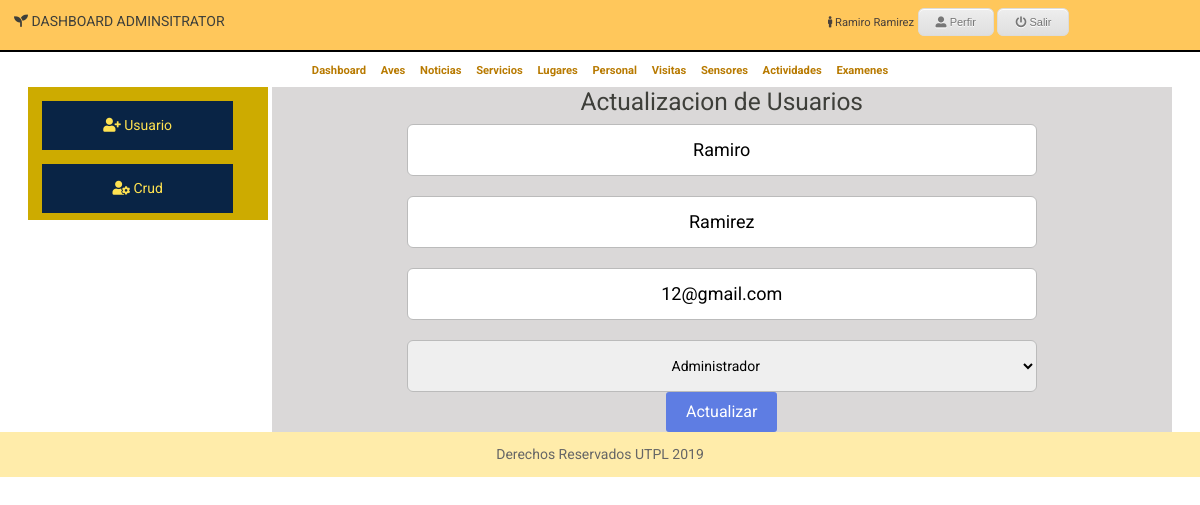
Screenshot of /administrator/adm_activities/actualizar.php?id=1 (signed in) with the database file from the repository.
### tables this page shows
CREATE TABLE `usuarios` (
  `id` int(11) NOT NULL,
  `nombre` varchar(100) NOT NULL,
  `apellido` varchar(100) NOT NULL,
  `correo` varchar(50) NOT NULL,
  `rol` int(11) NOT NULL,
  `user` varchar(50) NOT NULL,
  `password` varchar(100) NOT NULL
);

### administrator/security/security.php (called while the page is built, shortened)
<?php
	if(@$_SESSION['autentificado'] && $_SESSION['nombre'] && $_SESSION['rol']){
		include($_SESSION['site_path']."/dll/class_mysqli.php");
		$miconexion = new clase_mysqli;
	}else{
		echo "<script>location.href='../'</script>";
	}
?>

### dll/class_mysqli.php (called while the page is built, shortened)
<?php
class clase_mysqli{
	var $BaseDatos;
	var $Servidor;
	var $Usuario;
	var $Clave;
	var $Conexion_ID=0;
	var $Consulta_ID=0;
	function clase_mysqli($host="", $user="", $pass="", $db=""){
		$this->BaseDatos=$db;
		$this->Servidor=$host;
		$this->Usuario=$user;
		$this->Clave=$pass;
	}
	function conectar($host, $user, $pass, $db){
		if($db != "")$this->BaseDatos=$db;
		if($host != "")$this->Servidor=$host;
		if($user != "")$this->Usuario=$user;
		if($pass != "")$this->Clave=$pass;
		$this->Conexion_ID=new mysqli($this->Servidor, $this->Usuario, $this->Clave, $this->BaseDatos);
		return$this->Conexion_ID;
	}
	function consulta($sql=""){
		$this->Consulta_ID=mysqli_query($this->Conexion_ID,$sql);
		return $this->Consulta_ID;
	}
	function numcampos(){
		return mysqli_num_fields($this->Consulta_ID);
	}
	function consulta_lista(){
		while ($row = mysqli_fetch_array($this->Consulta_ID)) {
			for ($i=0; $i < $this->numcampos(); $i++) {
				$row[$i];
			}
			return $row;
		}
	}
}
?>

### administrator/adm_activities/actualizar.php (the view, shortened to what this page needs)
<?php
	extract($_GET);
	include('../adm_header.php');
	$miconexion->consulta("select * from usuarios where id=$id");
	$lista_u=$miconexion->consulta_lista();
	$lista_rol[1]="Administrador";
	$lista_rol[2]="Usuario editor";
	$lista_rol[3]="Visitante";
?>
<main>
	<section class="modulo-servicios">
		<nav class="nav_modulo">
			<a href="nuevo.php"><i class="fas fa-user-plus"></i> Usuario</a><br>
			<a href="index.php"><i class="fas fa-user-cog"></i> Crud</a>
		</nav>
	</section>
	<section class="area_trabajo">
		<h3>Actualizacion de Usuarios</h3>
	<form method="post" action="update.php">
		<div class="contenedor-inputs">
					<input type="text" name="nombre" placeholder="Nombres" value="<?php echo $lista_u[1];?>">
					<input type="text" name="apellido" placeholder="Apellidos" value="<?php echo $lista_u[2];?>">
					<input type="email" name="email" placeholder="Correo" value="<?php echo $lista_u[3];?>">
					 <select name="rol">
					  <option value="<?php echo $lista_u[4]; ?>"><?php echo $lista_rol[$lista_u[4]];?></option>
					</select>
				</div>
		<button type="submit" class="btn-submit">Actualizar</button>
	</form>
	</section>
</main>
<?php
	include('../adm_footer.php');
?>

### administrator/css/style.css (style rules this page uses)
* { padding: 0; margin: 0; }
html, body { background: #f1f1f1; height: 100%; font-family: arial; }
main { text-align:center; }
.modulo-servicios, .area_trabajo { display: inline-block; vertical-align: top; }
.modulo-servicios { width: 20%; background: #CDAB00; }
.area_trabajo { width: 75%; background: #DAD8D8; }
.nav_modulo, .contenido_mod { padding: 1em; }
.nav_modulo a { background: #092445; padding: 1em; color: #FFE251; width: 90%; display: block; text-decoration: none; margin-bottom: -0.5em; }
form .contenedor-inputs input, select { width: 70%; margin-bottom: 20px; height: 52px; line-height: 52px; font-size: 18px; text-align: center; border:1px solid #bbb; border-radius: 6px; }
form .btn-submit { padding: 0 20px; height: 40px; line-height: 40px; border:none; color: #fff; background: #5e7de3; border-radius: 3px; font-size: 16px; cursor: pointer; transition: .3s ease all; }

### administrator/adm_birds/adm_birds_css/estilos.css (style rules this page uses)
* { padding: 0; margin: 0; }
a { text-decoration: none; }

### rows the page displays
usuarios: nombre "Ramiro", apellido "Ramirez", email "12@gmail.com", rol "Administrador"

### other values shown
utf8_encode($_SESSION['nombre']) "Ramiro Ramirez"
